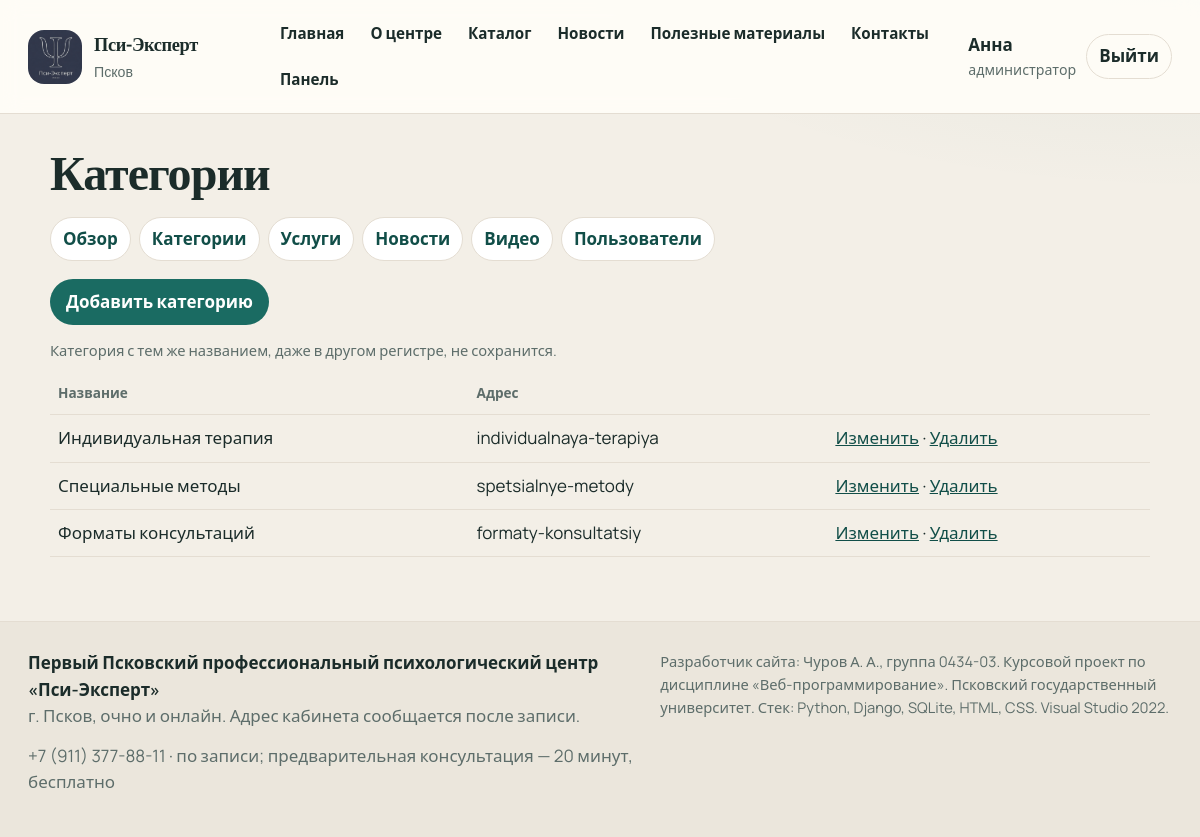
Screenshot of /panel/categories/ (signed in) with the database file from the repository.
### app/models.py (models this page shows, shortened)
class Category(models.Model):
    name = models.CharField('Название', max_length=120)
    name_key = models.CharField('Ключ названия', max_length=120, unique=True, editable=False)
    slug = models.SlugField('Адрес', max_length=140, unique=True)
    description = models.TextField('Описание', blank=True)
    position = models.PositiveIntegerField('Порядок', default=0)
    class Meta:
        ordering = ['position', 'name']
        verbose_name = 'Категория'
        verbose_name_plural = 'Категории'

### app/views.py (the view)
# urls.py: path('panel/categories/', views.panel_categories, name='panel_categories'),
@role_required(Profile.ROLE_ADMIN)
def panel_categories(request):
    return render(request, 'app/panel/categories.html', {'categories': Category.objects.all()})

### app/context_processors.py (called while the page is built)
def site_context(request):
    role = None
    cart_count = 0
    user = request.user
    if user.is_authenticated:
        profile = getattr(user, 'profile', None)
        role = profile.role if profile else None
        if role == 'client':
            cart = Cart.objects.filter(user=user).first()
            if cart:
                cart_count = cart.total_items()
    return {
        'company': COMPANY,
        'user_role': role,
        'cart_count': cart_count,
    }

### app/templates/app/panel/categories.html (shortened to what this page needs)
{% extends "app/base.html" %}
{% block content %}
<h1>Категории</h1>
{% include "app/panel/subnav.html" %}
<p><a class="btn" href="{% url 'category_add' %}">Добавить категорию</a></p>
<p class="meta">Категория с тем же названием, даже в другом регистре, не сохранится.</p>
<table class="table">
    <thead><tr><th>Название</th><th>Адрес</th><th></th></tr></thead>
    <tbody>
        {% for category in categories %}
        <tr>
            <td>{{ category.name }}</td>
            <td>{{ category.slug }}</td>
            <td>
                <a href="{% url 'category_edit' category.pk %}">Изменить</a>
                · <a href="{% url 'category_delete' category.pk %}">Удалить</a>
            </td>
        </tr>
        {% endfor %}
    </tbody>
</table>
{% endblock %}

### app/templates/app/base.html (shortened to what this page needs)
{% load static %}
<!DOCTYPE html>
<html lang="ru">
<head>
    <link rel="stylesheet" href="{% static 'app/css/site.css' %}">
</head>
<body>
    <header class="site-header">
        <a class="brand" href="{% url 'home' %}">
            <img src="{% static 'app/content/logo_psy.png' %}" alt="">
            <span>
                <strong>{{ company.name }}</strong>
                <small>Псков</small>
            </span>
        </a>
        {% with url_name=request.resolver_match.url_name %}
        <nav class="nav" aria-label="Разделы сайта">
            <a class="{% if url_name == 'home' %}is-active{% endif %}" href="{% url 'home' %}">Главная</a>
            <a class="{% if url_name == 'about' %}is-active{% endif %}" href="{% url 'about' %}">О центре</a>
            <a class="{% if url_name == 'catalog' or url_name == 'catalog_category' or url_name == 'service_detail' %}is-active{% endif %}" href="{% url 'catalog' %}">Каталог</a>
            <a class="{% if url_name == 'news_list' or url_name == 'news_detail' %}is-active{% endif %}" href="{% url 'news_list' %}">Новости</a>
            <a class="{% if url_name == 'materials' %}is-active{% endif %}" href="{% url 'materials' %}">Полезные материалы</a>
            <a class="{% if url_name == 'contacts' %}is-active{% endif %}" href="{% url 'contacts' %}">Контакты</a>
            {% if user_role == 'client' %}
                <a class="{% if url_name == 'cart' or url_name == 'checkout' %}is-active{% endif %}" href="{% url 'cart' %}">Корзина{% if cart_count %} <b>{{ cart_count }}</b>{% endif %}</a>
                <a class="{% if url_name == 'my_orders' or url_name == 'order_edit' %}is-active{% endif %}" href="{% url 'my_orders' %}">Мои заказы</a>
            {% elif user_role == 'manager' %}
                <a class="{% if url_name == 'manager_orders' %}is-active{% endif %}" href="{% url 'manager_orders' %}">Заказы</a>
            {% elif user_role == 'admin' %}
                <a href="{% url 'panel' %}">Панель</a>
            {% else %}
                <a class="{% if url_name == 'login' %}is-active{% endif %}" href="{% url 'login' %}">Вход</a>
                <a class="{% if url_name == 'register' %}is-active{% endif %}" href="{% url 'register' %}">Регистрация</a>
            {% endif %}
        </nav>
        {% endwith %}
        {% if user.is_authenticated %}
        <div class="who">
            <span>
                <strong>{{ user.first_name|default:user.username }}</strong>
                <small>
                    {% if user_role == 'admin' %}администратор
                    {% elif user_role == 'manager' %}менеджер
                    {% else %}клиент{% endif %}
                </small>
            </span>
            <form method="post" action="{% url 'logout' %}">
                <button type="submit">Выйти</button>
            </form>
        </div>
        {% endif %}
    </header>
    <main>
        {% block content %}{% endblock %}
    </main>
    <footer class="site-footer">
        <div>
            <strong>{{ company.legal }}</strong>
            <p>{{ company.address }}</p>
            <p>{{ company.phones.0 }} · {{ company.hours }}</p>
        </div>
        <div>
            <p class="note">{{ company.developer }}</p>
        </div>
    </footer>
</body>
</html>

### app/static/app/css/site.css (style rules this page uses)
:root { --ink: #1b2c2a; --muted: #5d6d6a; --paper: #f3efe7; --card: #fffdf8; --line: #e4ddd2; --teal: #1a6b62; --teal-dark: #114e48; --clay: #b65b45; --sage: #e4f0ec; --shadow: 0 18px 40px rgba(27, 44, 42, 0.08); }
* { box-sizing: border-box; }
html { scroll-behavior: smooth; }
body { margin: 0; color: var(--ink); background: radial-gradient(1200px 500px at 100% -10%, rgba(26, 107, 98, 0.08), transparent 55%), var(--paper); font-family: Manrope, "Segoe UI", sans-serif; font-size: 17px; line-height: 1.55; }
img { max-width: 100%; display: block; }
a { color: var(--teal-dark); }
h1, h2, h3, .brand strong { font-family: Literata, Georgia, serif; font-weight: 650; letter-spacing: -0.02em; }
h1 { font-size: clamp(2.1rem, 4vw, 3.4rem); line-height: 1.15; margin: 0 0 0.4em; }
p { margin: 0 0 0.8em; }
.site-header { display: flex; align-items: center; gap: 22px; padding: 14px 28px; background: rgba(255, 253, 248, 0.92); border-bottom: 1px solid var(--line); position: sticky; top: 0; z-index: 10; backdrop-filter: blur(10px); }
.brand { display: flex; align-items: center; gap: 12px; text-decoration: none; color: inherit; min-width: 220px; }
.brand img { width: 54px; height: 54px; object-fit: cover; border-radius: 16px; background: white; }
.brand strong { display: block; font-size: 1.15rem; }
.brand small { color: var(--muted); font-family: Manrope, sans-serif; font-weight: 500; }
.nav { display: flex; gap: 6px; flex: 1; flex-wrap: wrap; }
.nav a { text-decoration: none; color: var(--ink); padding: 8px 10px; border-radius: 999px; font-weight: 600; font-size: 0.95rem; }
.who { display: flex; align-items: center; gap: 10px; margin-left: auto; }
.who small { display: block; color: var(--muted); }
.who button, .btn, button.btn { border: 0; background: var(--teal); color: white; border-radius: 999px; padding: 10px 16px; font: inherit; font-weight: 700; cursor: pointer; text-decoration: none; display: inline-block; }
.btn.ghost, .who button { background: transparent; color: var(--ink); border: 1px solid var(--line); padding: 8px 12px; }
main { width: min(1100px, calc(100% - 32px)); margin: 28px auto 64px; }
.meta { color: var(--muted); font-size: 0.92rem; }
.table { width: 100%; border-collapse: collapse; }
.table th, .table td { text-align: left; padding: 10px 8px; border-bottom: 1px solid var(--line); vertical-align: top; }
.table th { font-size: 0.85rem; color: var(--muted); font-weight: 700; }
.site-footer { border-top: 1px solid var(--line); padding: 28px; display: grid; grid-template-columns: 1.2fr 1fr; gap: 18px; color: var(--muted); background: #ebe6dc; }
.site-footer strong { color: var(--ink); }
.note { font-size: 0.92rem; }

### rows the page displays
Category: name "Индивидуальная терапия", slug "individualnaya-terapiya"
Category: name "Специальные методы", slug "spetsialnye-metody"
Category: name "Форматы консультаций", slug "formaty-konsultatsiy"

### other values shown
{{ company.name }} "Пси-Эксперт"
{{ user.first_name|default:user.username }} "Анна"
{{ company.legal }} "Первый Псковский профессиональный психологический центр «Пси-Эксперт»"
{{ company.address }} "г. Псков, очно и онлайн. Адрес кабинета сообщается после записи."
{{ company.phones.0 }} "+7 (911) 377-88-11"
{{ company.hours }} "по записи; предварительная консультация — 20 минут, бесплатно"
